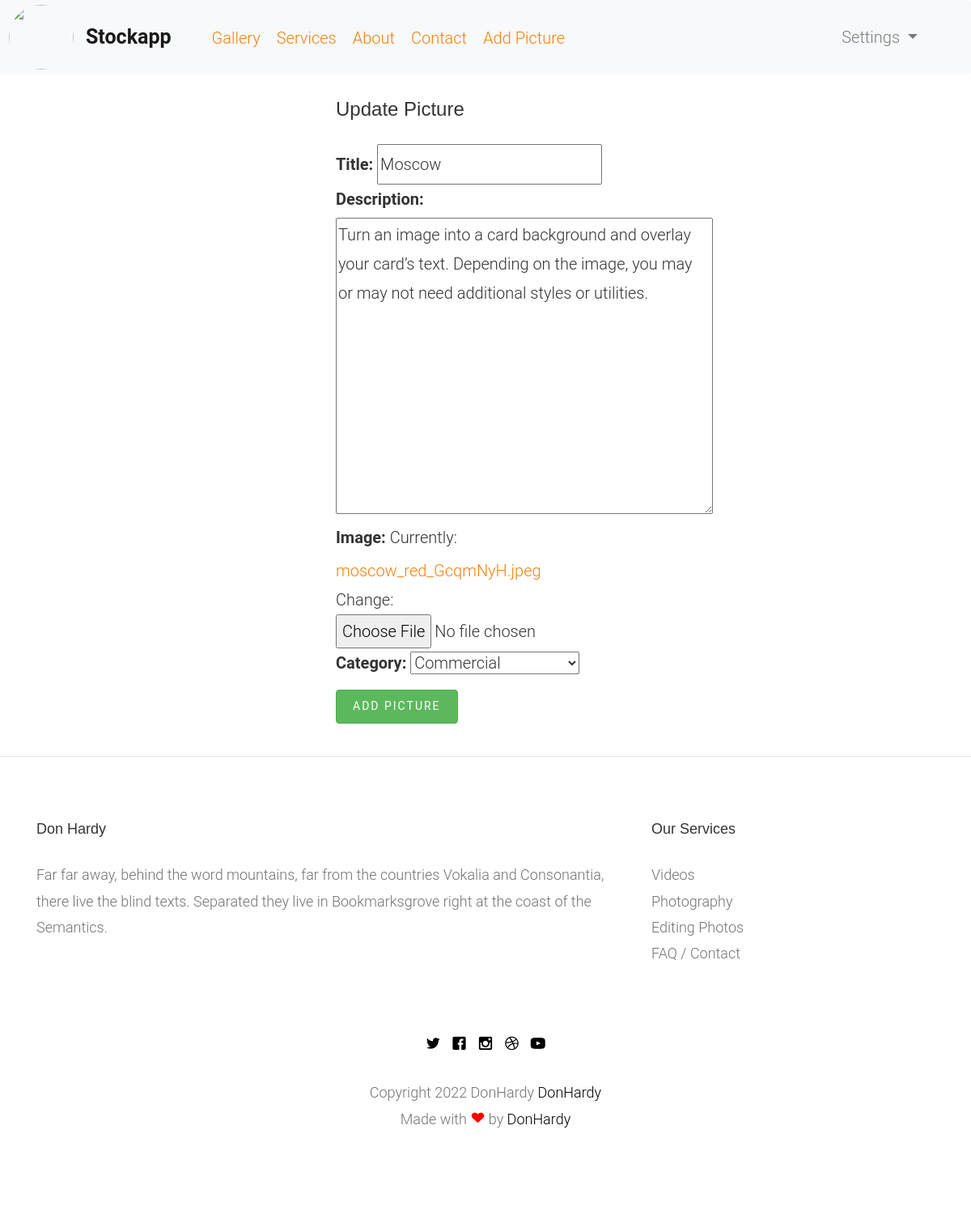
The app's page /update_picture/1/ (signed in) with its own data.
### stock_app/models.py (models this page shows, shortened)
class PictureModel(models.Model):
    title = models.CharField(max_length=200)
    description = models.TextField()
    date_created = models.DateTimeField(auto_now_add=True)
    image = models.ImageField()
    category = models.CharField(max_length=100, choices=CATEGORY_PICTURES, default='Uncategorized')
    like = models.ManyToManyField(User, related_name='pictures', blank=True, null=True)

### stock_app/views.py (the view)
# urls.py: path('update_picture/<int:pk>/', views.UpdatePictureView.as_view(), name='update_picture')
class UpdatePictureView(UpdateView):
    model = PictureModel
    template_name = 'stock_app/add_picture_form.html'
    fields = ['title', 'description', 'image', 'category']
    def get_context_data(self, object_list=None, **kwargs):
        context = super().get_context_data(**kwargs)
        context['title'] = 'Update'
        return context

### templates/stock_app/add_picture_form.html (shortened to what this page needs)
{% load static %}
{% include 'stock_app/partials/header.html' %}
{% include 'stock_app/partials/navbar.html' %}
{% if user.is_authenticated and user.is_staff %}
    <div class="col-4 offset-4 mb-5 mt-5">
        <h3>{{ title }} Picture</h3>
        <form method="POST" action="." enctype="multipart/form-data">
            {{ form.as_table }}
            <button class="btn btn-success my-3" type="submit">Add Picture</button>
        </form>
    </div>
{% else %}
    <h1 class="text-center mt-5">Sorry sir, but you are not allowed to be here!</h1>
{% endif %}
{% include 'stock_app/partials/footer.html' %}

### templates/stock_app/partials/header.html (shortened to what this page needs)
{% load static %}
<!DOCTYPE html>
<html class="no-js">
<head>
    <link rel="stylesheet" href="https://cdn.jsdelivr.net/npm/bootstrap@4.0.0/dist/css/bootstrap.min.css"
>
    <link rel="stylesheet" href="https://cdn.jsdelivr.net/npm/bootstrap-icons@1.8.1/font/bootstrap-icons.css">
    <link rel="stylesheet" href="{% static 'css/animate.css' %}">
    <link rel="stylesheet" href="{% static 'css/icomoon.css' %}">
    <link rel="stylesheet" href="{% static 'css/bootstrap.css' %}">
    <link rel="stylesheet" href="{% static 'css/animatedresponsiveImagegrid.css' %}">
    <link rel="stylesheet" href="{% static 'css/magnific-popup.css' %}">
    <link rel="stylesheet" href="{% static 'css/style.css' %}">
</head>

### templates/stock_app/partials/navbar.html (shortened to what this page needs)
{% load static %}
<body>
<nav class="navbar navbar-expand-lg navbar-light bg-light">
    <a href="{% url 'home' %}">
        <img src="{% static 'images/logo_image.jpeg' %}" height="80" width="80"
             class="rounded-circle"></a>
    <a class="navbar-brand name-site" href="{% url 'home' %}">
        {% if user.username %}{{ user.username|capfirst }}{% else %}Anonymous{% endif %}
    </a>
    <div class="collapse navbar-collapse" id="navbarNav">
        <ul class="navbar-nav">
            <li class="nav-item mx-3">
                <a href="{% url 'gallery' %}">Gallery</a>
            </li>
            <li class="nav-item mx-3">
                <a href="{% url 'services' %}">Services</a>
            </li>
            <li class="nav-item mx-3">
                <a href="{% url 'about' %}">About</a>
            </li>
            <li class="nav-item mx-3">
                <a href="{% url 'contact' %}">Contact</a>
            </li>
            {% if user.is_authenticated and user.is_staff %}
                <li class="nav-item mx-3">
                    <a href="{% url 'add_picture' %}">Add Picture</a>
                </li>
            {% endif %}
        </ul>
    </div>
    <ul class="navbar-nav float-right" style="margin-right: 50px">
        <li class="nav-item dropdown">
            <a class="nav-link dropdown-toggle" href="#" id="navbarDropdownMenuLink" data-toggle="dropdown"
               aria-haspopup="true" aria-expanded="false">
                Settings
            </a>
        </li>
    </ul>
</nav>

### templates/stock_app/partials/footer.html
<footer>
    <div id="footer">
        <div class="container">
            <div class="row">
                <div class="col-md-8">
                    <h3 class="section-title">Don Hardy</h3>
                    <p>Far far away, behind the word mountains, far from the countries Vokalia and Consonantia, there
                        live the blind texts. Separated they live in Bookmarksgrove right at the coast of the
                        Semantics.</p>
                </div>
                <div class="col-md-4">
                    <h3 class="section-title">Our Services</h3>
                    <ul>
                        <li><a href="#">Videos</a></li>
                        <li><a href="#">Photography</a></li>
                        <li><a href="#">Editing Photos</a></li>
                        <li><a href="#">FAQ / Contact</a></li>
                    </ul>
                </div>
            </div>
            <div class="row copy-right">
                <div class="col-md-6 col-md-offset-3 text-center">
                    <p class="fh5co-social-icon">
                        <a href="#"><i class="icon-twitter2"></i></a>
                        <a href="#"><i class="icon-facebook2"></i></a>
                        <a href="#"><i class="icon-instagram"></i></a>
                        <a href="#"><i class="icon-dribbble2"></i></a>
                        <a href="#"><i class="icon-youtube"></i></a>
                    </p>
                    <p>Copyright 2022 DonHardy <a href="#">DonHardy</a><br>
                        Made with
                        <i class="icon-heart3" style="color: red"></i> by <a href="#" target="_blank">DonHardy</a>
                    </p>
                </div>
            </div>
        </div>
    </div>
</footer>

### static/css/icomoon.css (style rules this page uses)
[class^="icon-"], [class*=" icon-"] { font-family: 'icomoon' !important; speak: none; font-style: normal; font-weight: normal; font-variant: normal; text-transform: none; line-height: 1; -webkit-font-smoothing: antialiased; -moz-osx-font-smoothing: grayscale; }
.icon-heart3:before { content: "\e9b6"; }
.icon-dribbble2:before { content: "\ea66"; }
.icon-facebook2:before { content: "\ea68"; }
.icon-instagram:before { content: "\ea70"; }
.icon-twitter2:before { content: "\ea7d"; }
.icon-youtube:before { content: "\ea81"; }

### static/css/style.css (style rules this page uses)
body { font-family: "Roboto", Arial, serif; line-height: 1.8; font-size: 20px; font-weight: 300; overflow-x: hidden; }
a { color: #FA7E0A; -webkit-transition: 0.5s; -o-transition: 0.5s; transition: 0.5s; }
p, span { margin-bottom: 1.5em; font-size: 18px; color: #727272; font-weight: 300; font-family: "Roboto", Arial, serif; }
h1, h2, h3, h4, h5, h6 { color: rgba(0, 0, 0, 0.8); font-family: "Roboto Slab", Arial, sans-serif; font-weight: 300; margin: 0 0 30px 0; }
.btn { text-transform: uppercase; letter-spacing: 2px; -webkit-transition: 0.3s; -o-transition: 0.3s; transition: 0.3s; }
.name-site { font-weight: bold; font-size: 25px; }
input[type="text"] { height: 50px; }
#footer { border-top: 1px solid rgba(0, 0, 0, 0.1); padding: 4em 0; }
#footer h3 { font-size: 18px; font-weight: 400; }
#footer ul { margin: 0; padding: 0; }
#footer ul li { font-size: 18px; list-style: none; margin-bottom: 0; }
#footer ul li a { color: #727272; }
#footer .copy-right { padding-top: 4em; }
#footer a { color: black; }
.fh5co-social-icon a { padding: 0 5px; }
.fh5co-social-icon a i { color: #000; }

### records on screen
PictureModel: title "Moscow", description "Turn an image into a card background and overlay your card’s text. Depending on the image, you may or may not need additional styles or utilities.", category "Commercial"

### other values on screen
{{ user.username|capfirst }} "Stockapp"
{{ title }} "Update"
